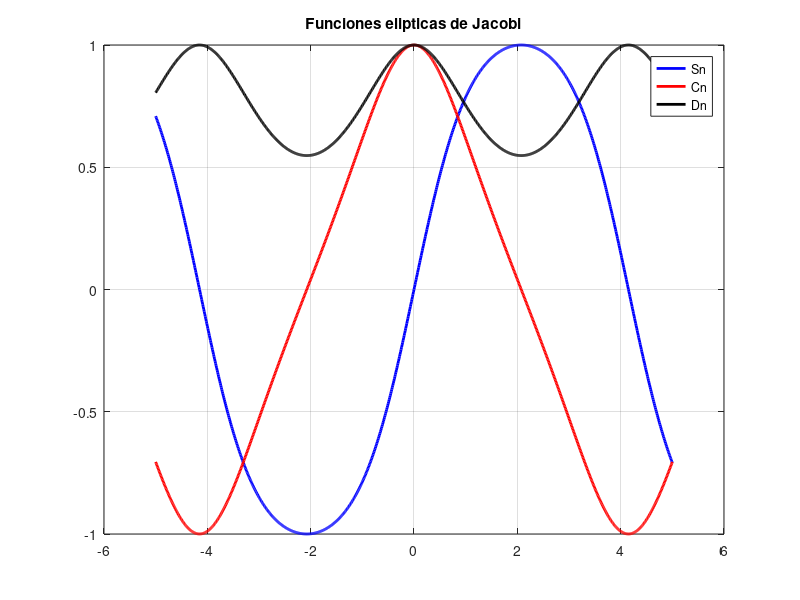
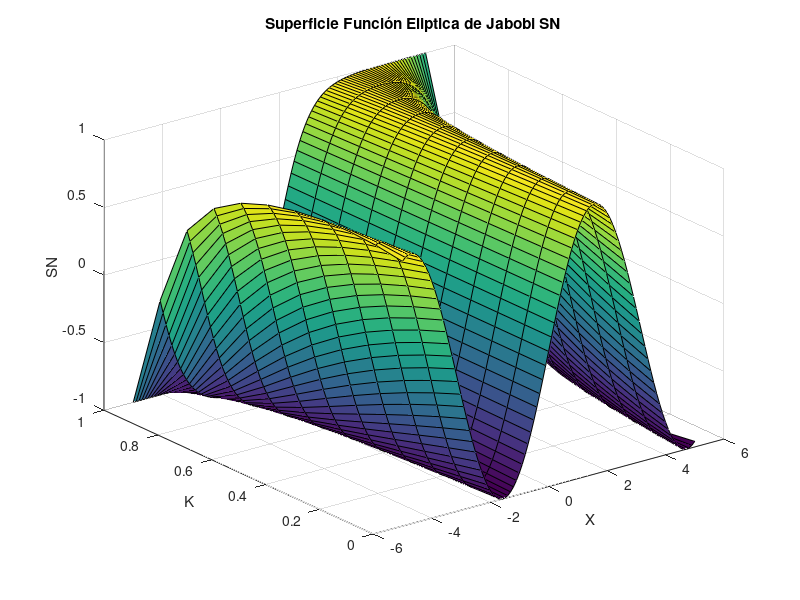
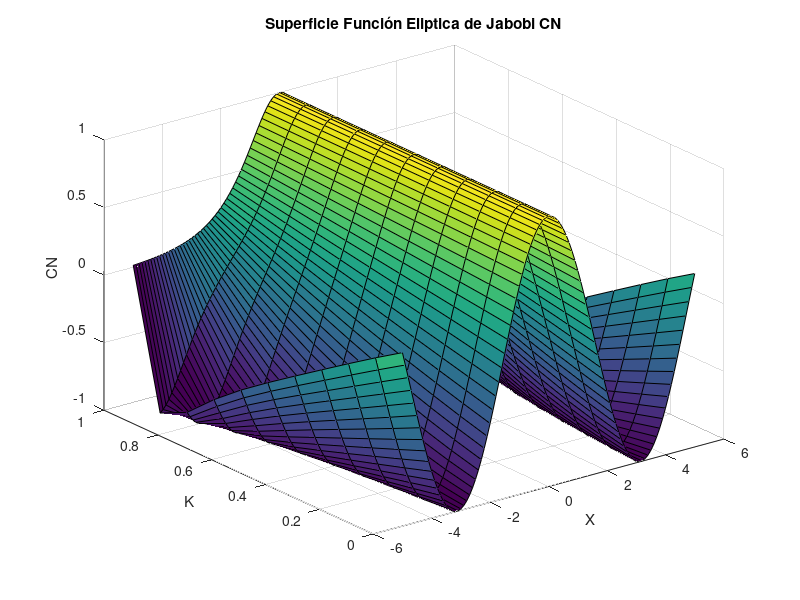
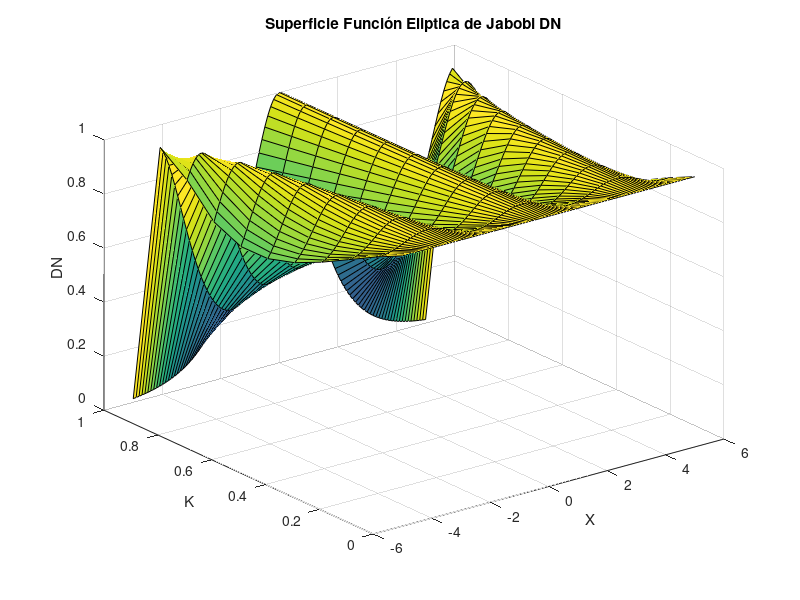

Reproduce these figures in MATLAB, in order.
% Clase 17
%  02 de Diciembre del 2021
% Funciones de Jacobi 
clear all; close all;

k = 0.7;
x = -5:0.01:5;

[Sn, Cn, Dn] = ellipj(x, k);

figure(1); clf;
plot(x, Sn,'-b','LineWidth', 2,...
x, Cn,'-r','LineWidth', 2,...
x, Dn,'-k','LineWidth', 2);
legend('Sn', 'Cn', 'Dn',...
'location', 'best'); grid on;
title('Funciones elipticas de Jacobi');
%%%%%%%%%%%%%%%%%%%%%%%%%%%%%%%%%%%%%%%%%%%%%%5
[K, X] = meshgrid(0:0.1:1, -5:0.1:5);
[SN, CN, DN] = ellipj(X, K);

figure(2); clf;
surf(X,K, SN); xlabel('X');
ylabel('K'); zlabel('SN');
title('Superficie Función Eliptica de Jabobi SN');

figure(3); clf;
surf(X,K, CN); xlabel('X');
ylabel('K'); zlabel('CN');
title('Superficie Función Eliptica de Jabobi CN');

figure(4); clf;
surf(X,K, DN); xlabel('X');
ylabel('K'); zlabel('DN');
title('Superficie Función Eliptica de Jabobi DN');
